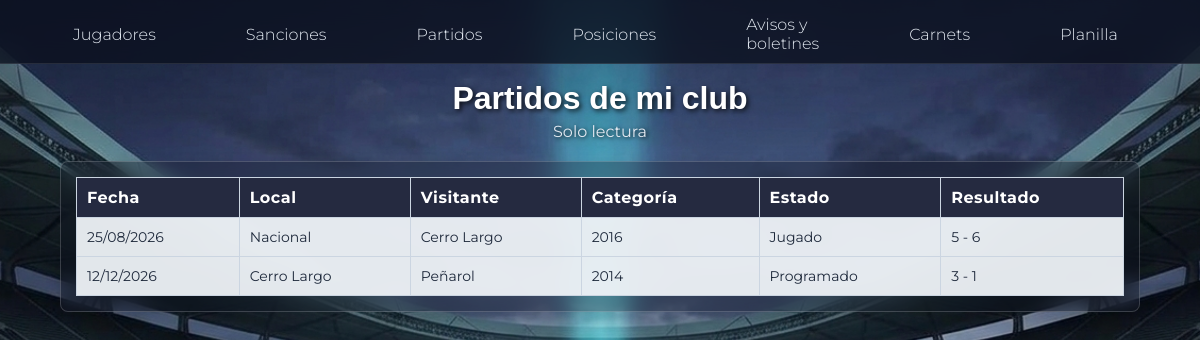
The page /club/partidos.php (signed in) on the database its author committed.
### tables this page shows
CREATE TABLE `partidos` (
  `id` int(11) NOT NULL,
  `id_club_local` int(11) NOT NULL,
  `id_club_visitante` int(11) NOT NULL,
  `id_categoria` int(11) NOT NULL,
  `fecha` date DEFAULT NULL,
  `estado` varchar(20) NOT NULL DEFAULT 'sin_fecha',
  `goles_local` int(11) DEFAULT NULL,
  `goles_visitante` int(11) DEFAULT NULL,
  `id_competicion` int(11) NOT NULL DEFAULT 1
);

CREATE TABLE `club` (
  `id` int(11) NOT NULL,
  `nombre` varchar(100) NOT NULL,
  `logo` varchar(255) DEFAULT NULL,
  `activo` tinyint(1) NOT NULL DEFAULT 1
);

CREATE TABLE `categorias` (
  `id` int(11) NOT NULL,
  `año` varchar(45) NOT NULL,
  `cantidad_jugadores` int(11) NOT NULL DEFAULT 0
);

### auth.php (called while the page is built, shortened)
<?php
function h($texto) {
    return htmlspecialchars((string) $texto, ENT_QUOTES, "UTF-8");
}
?>

### club/partidos.php (the view, shortened to what this page needs)
<?php
require_once __DIR__ . "/../conexion.php";
require_once __DIR__ . "/../auth.php";
$miClub = (int) $_SESSION["id_club"];
$partidos = mysqli_query($conn, "SELECT partidos.*, local.nombre AS nombre_local, visitante.nombre AS nombre_visitante, categorias.año
    FROM partidos
    INNER JOIN club AS local ON partidos.id_club_local = local.id
    INNER JOIN club AS visitante ON partidos.id_club_visitante = visitante.id
    INNER JOIN categorias ON partidos.id_categoria = categorias.id
    WHERE partidos.id_club_local = $miClub OR partidos.id_club_visitante = $miClub
    ORDER BY partidos.fecha IS NULL, partidos.fecha ASC");
$nombresEstado = [
    "sin_fecha" => "Sin fecha",
    "programado" => "Programado",
    "jugado" => "Jugado",
    "pendiente" => "Pendiente",
    "suspendido" => "Suspendido"
];
?>
<!DOCTYPE html>
<html lang="es">
<head>
    <link rel="stylesheet" href="club.css">
</head>
<body>
<?php include "menu.php"; ?>
<main>
    <h1>Partidos de mi club</h1>
    <p class="subtitulo">Solo lectura</p>
    <div class="tabla-scroll">
    <table>
        <tr><th>Fecha</th><th>Local</th><th>Visitante</th><th>Categoría</th><th>Estado</th><th>Resultado</th></tr>
<?php while ($p = mysqli_fetch_assoc($partidos)): ?>
<tr>
    <td><?= $p["fecha"] ? date("d/m/Y", strtotime($p["fecha"])) : "Sin fecha" ?></td>
    <td><?= h($p["nombre_local"]) ?></td>
    <td><?= h($p["nombre_visitante"]) ?></td>
    <td><?= h($p["año"]) ?></td>
    <td><?= h($nombresEstado[$p["estado"]] ?? $p["estado"]) ?></td>
    <td><?= $p["goles_local"] === null || $p["goles_visitante"] === null ? "-" : $p["goles_local"]." - ".$p["goles_visitante"] ?></td>
</tr>
<?php endwhile; ?>
    </table>
    </div>
</main>
</body>
</html>

### club/club.css (style rules this page uses)
* { box-sizing: border-box; }
body { margin: 0; font-family: "Montserrat", Arial, sans-serif; color: #e2e8f0; background-image: url("../imagenes/BG.png"); background-size: cover; background-position: center; background-attachment: fixed; }
main { padding: 80px 60px 30px; min-height: calc(100vh - 85px); }
h1 { margin: 0 0 5px; text-align: center; font-family: Arial, Helvetica, sans-serif; font-weight: bold; color: #ffffff; text-shadow: 2px 2px 5px rgba(0, 0, 0, 0.8); }
.subtitulo { color: #e2e8f0; text-align: center; margin: 0 0 20px; text-shadow: 1px 1px 4px rgba(0, 0, 0, 0.9); }
.tabla-scroll { overflow-x: auto; background: rgba(10, 15, 28, 0.30); backdrop-filter: blur(10px); border: 1px solid rgba(255, 255, 255, 0.18); border-radius: 8px; padding: 15px; box-shadow: 0 5px 15px rgba(0, 0, 0, 0.15); margin-bottom: 20px; }
table { width: 100%; border-collapse: collapse; }
th, td { border: 1px solid #cbd5e1; padding: 10px; }
th { background: #252a40; color: #ffffff; font-weight: 700; letter-spacing: .5px; text-align: left; }
td { background: rgba(241, 245, 249, 0.94); color: #1e293b; font-size: 14px; }

### rows shown on the page
partidos: fecha "25/08/2026", club.nombre "Nacional", club.nombre "Cerro Largo", id_categoria.año "2016", estado "Jugado", goles_local "5", goles_visitante "6"
partidos: fecha "12/12/2026", club.nombre "Cerro Largo", club.nombre "Peñarol", id_categoria.año "2014", estado "Programado", goles_local "3", goles_visitante "1"
